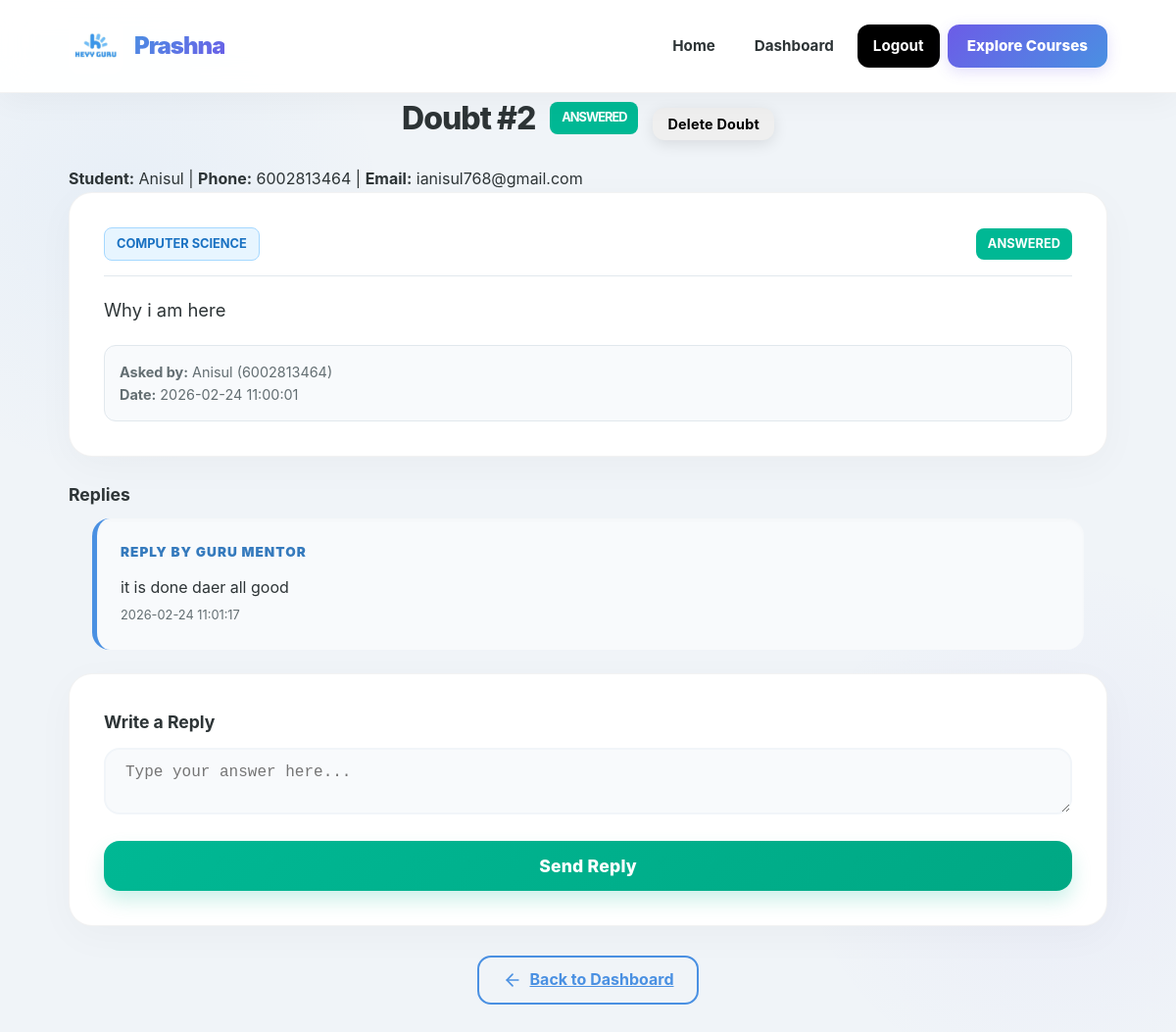
Screenshot of /mentor/view_doubt.php?id=2 (signed in) with the database file from the repository.
### tables this page shows
CREATE TABLE doubts (
        id INTEGER PRIMARY KEY AUTOINCREMENT,
        student_id INTEGER NOT NULL,
        subject TEXT NOT NULL,
        question_text TEXT NOT NULL,
        status TEXT NOT NULL DEFAULT 'open' CHECK(status IN ('open','answered')),
        created_at DATETIME NOT NULL DEFAULT (datetime('now')),
        answered_at DATETIME DEFAULT NULL,
        FOREIGN KEY (student_id) REFERENCES users(id) ON DELETE CASCADE
    );

CREATE TABLE users (
        id INTEGER PRIMARY KEY AUTOINCREMENT,
        role TEXT NOT NULL DEFAULT 'student' CHECK(role IN ('student','mentor')),
        name TEXT NOT NULL,
        phone TEXT NOT NULL,
        email TEXT DEFAULT NULL,
        password_hash TEXT NOT NULL,
        created_at DATETIME NOT NULL DEFAULT (datetime('now'))
    );

CREATE TABLE replies (
        id INTEGER PRIMARY KEY AUTOINCREMENT,
        doubt_id INTEGER NOT NULL,
        mentor_id INTEGER NOT NULL,
        answer_text TEXT NOT NULL,
        created_at DATETIME NOT NULL DEFAULT (datetime('now')),
        FOREIGN KEY (doubt_id) REFERENCES doubts(id) ON DELETE CASCADE,
        FOREIGN KEY (mentor_id) REFERENCES users(id) ON DELETE CASCADE
    );

### helpers.php (called while the page is built, shortened)
<?php
function h(?string $s): string {
    return htmlspecialchars($s ?? '', ENT_QUOTES, 'UTF-8');
}

### mentor/view_doubt.php (the view, shortened to what this page needs)
<?php
require_once __DIR__ . '/../helpers.php';
$pdo = getDB();
$id = (int)($_GET['id'] ?? 0);
$stmt = $pdo->prepare("SELECT d.*, u.name as student_name, u.phone as student_phone, u.email as student_email FROM doubts d JOIN users u ON d.student_id = u.id WHERE d.id = ?");
$stmt->execute([$id]);
$doubt = $stmt->fetch();
$rs = $pdo->prepare("SELECT r.*, u.name as mentor_name FROM replies r JOIN users u ON r.mentor_id = u.id WHERE r.doubt_id = ? ORDER BY r.created_at DESC");
$rs->execute([$id]);
$replies = $rs->fetchAll();
?>
<!DOCTYPE html>
<html lang="en">
<head>
    <link rel="stylesheet" href="/css/style.css">
</head>
<body>
    <nav class="navbar">
        <div class="container">
            <a href="/" class="brand">
                <img src="/css/logo.jpg" alt="<?= h(APP_NAME) ?> Logo" class="logo">
                <span><?= h(APP_NAME) ?></span>
            </a>
            <div class="nav-links" id="navLinks">
                <a href="/">Home</a>
                <a href="/mentor/dashboard.php">Dashboard</a>
                <a href="/logout.php" class="btn-heyyguru">Logout</a>
                <a href="https://heyyguru.in/courses" class="btn-explore">Explore Courses</a>
            </div>
        </div>
    </nav>
    <div class="container">
        <h1 class="page-title" style="display:flex; justify-content:center; align-items:center; gap:15px;">
            Doubt #<?= $id ?>
            <span class="badge badge-<?= $doubt['status'] ?>"><?= h($doubt['status']) ?></span>
            <form method="POST" onsubmit="return confirm('Are you sure you want to delete this doubt?');" style="display:inline;">
                <button type="submit" name="delete_doubt" class="btn btn-sm btn-danger" style="padding: 8px 15px; font-size: 0.9rem;">Delete Doubt</button>
            </form>
        </h1>
        <div class="student-info">
            <strong>Student:</strong> <?= h($doubt['student_name']) ?> |
            <strong>Phone:</strong> <?= h($doubt['student_phone']) ?>
            <?php if ($doubt['student_email']): ?> | <strong>Email:</strong> <?= h($doubt['student_email']) ?><?php endif; ?>
        </div>
        <div class="card doubt-detail-card">
            <div class="doubt-header" style="display:flex; justify-content:space-between; align-items:center; margin-bottom:20px; padding-bottom:15px; border-bottom:1px solid var(--border);">
                <span class="badge badge-secondary" style="background:#e7f5ff; color:#1971c2; border:1px solid #a5d8ff;"><?= h($doubt['subject']) ?></span>
                <span class="badge badge-<?= $doubt['status'] ?>"><?= h($doubt['status']) ?></span>
            </div>
            <div class="doubt-content">
                <p style="white-space:pre-wrap; font-size:1.15rem; color:var(--text); line-height:1.6; margin-bottom:20px;"><?= h($doubt['question_text']) ?></p>
                <div class="doubt-footer" style="font-size:0.9rem; color:var(--text-light); background:#f8fafc; padding:15px; border-radius:12px; border:1px solid var(--border);">
                    <strong>Asked by:</strong> <?= h($doubt['student_name']) ?> (<?= h($doubt['student_phone']) ?>)<br>
                    <strong>Date:</strong> <?= h($doubt['created_at']) ?>
                </div>
            </div>
        </div>
        <?php if (!empty($replies)): ?>
            <h2 style="font-size:1.1rem;margin:20px 0 10px;">Replies</h2>
            <?php foreach ($replies as $r): ?>
                <div class="reply-box">
                    <div class="reply-label">Reply by <?= h($r['mentor_name']) ?></div>
                    <p style="white-space:pre-wrap;"><?= h($r['answer_text']) ?></p>
                    <p style="font-size:0.8rem;color:#636E72;margin-top:6px;"><?= h($r['created_at']) ?></p>
                </div>
            <?php endforeach; ?>
        <?php endif; ?>
        <div class="card">
            <h2 style="font-size:1.1rem;margin-bottom:12px;">Write a Reply</h2>
            <form method="POST">
                <div class="form-group">
                    <textarea name="answer_text" required placeholder="Type your answer here..."><?= h($_POST['answer_text'] ?? '') ?></textarea>
                </div>
                <button type="submit" class="btn btn-primary btn-block" style="background: linear-gradient(135deg, var(--success) 0%, #00a884 100%); font-weight: 800; padding: 15px; border-radius: 16px; font-size: 1.1rem; box-shadow: 0 10px 20px rgba(0, 184, 148, 0.2);">Send Reply</button>
            </form>
        </div>
        <div style="margin: 30px 0; text-align: center;">
            <a href="/mentor/dashboard.php" class="btn-outline">
                <svg xmlns="http://www.w3.org/2000/svg" width="20" height="20" viewBox="0 0 24 24" fill="none" stroke="currentColor" stroke-width="2" stroke-linecap="round" stroke-linejoin="round"><line x1="19" y1="12" x2="5" y2="12"></line><polyline points="12 19 5 12 12 5"></polyline></svg>
                Back to Dashboard
            </a>
        </div>
    </div>
</body>
</html>

### rows the page displays
doubts: status "ANSWERED", student.name "Anisul", student.phone "6002813464", student.email "ianisul768@gmail.com", subject "COMPUTER SCIENCE", question_text "Why i am here", created_at "2026-02-24 11:00:01"
replies: mentor.name "GURU MENTOR", answer_text "it is done daer all good", created_at "2026-02-24 11:01:17"

### other values shown
APP_NAME "Prashna"
$id "2"
